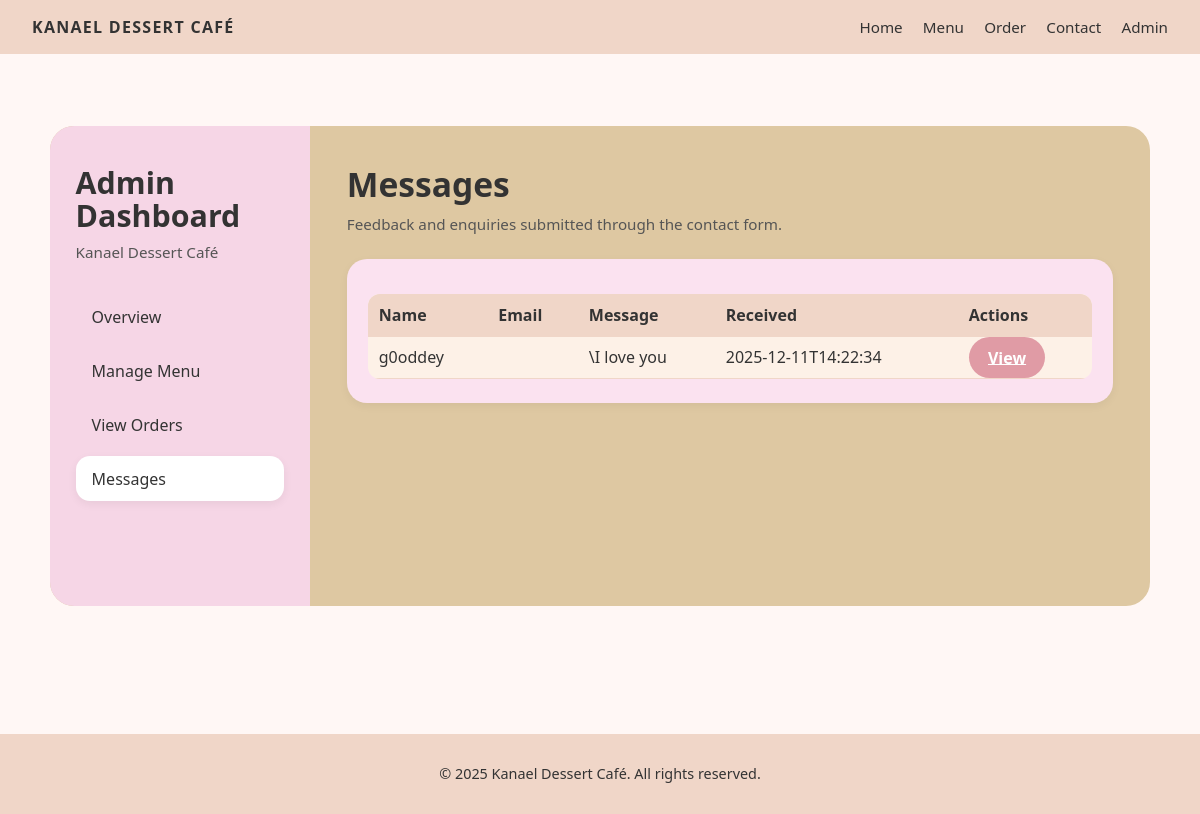
/admin/messages (signed in), run on an earlier commit of the app's database.
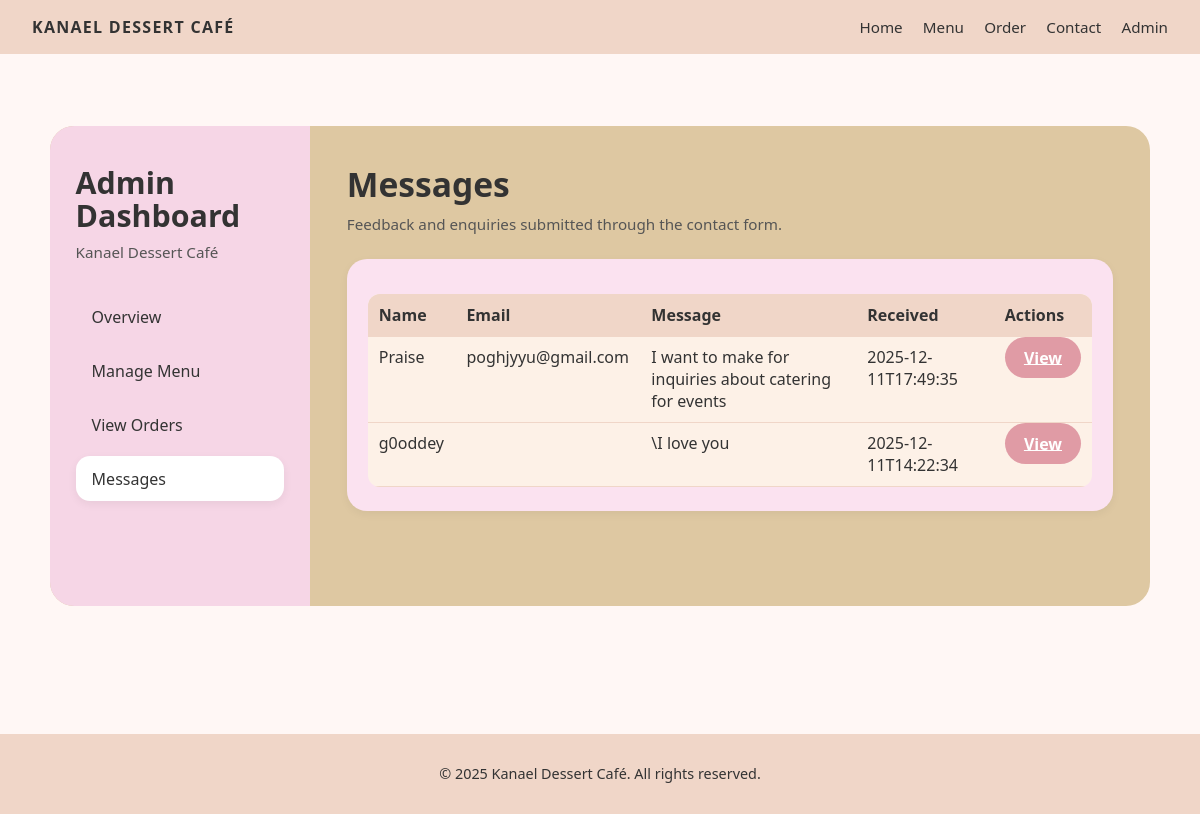
And on a later commit of the database.
### tables this page shows
CREATE TABLE messages (
            id INTEGER PRIMARY KEY AUTOINCREMENT,
            name TEXT NOT NULL,
            email TEXT,
            message TEXT NOT NULL,
            created_at TEXT NOT NULL
        , admin_reply TEXT, replied_at TEXT);

### app.py (the view)
@app.route("/admin/messages")
@login_required
def admin_messages():
    conn = get_db_connection()
    cur = conn.cursor()
    cur.execute("SELECT * FROM messages ORDER BY created_at DESC")
    messages = cur.fetchall()
    conn.close()
    return render_template("admin_messages.html", messages=messages)

### app.py (called while the page is built)
def get_db_connection():
    conn = sqlite3.connect(DB_PATH)
    conn.row_factory = sqlite3.Row
    return conn

def login_required(view_func):
    @wraps(view_func)
    def wrapped_view(*args, **kwargs):
        if not session.get("is_admin"):
            flash("Please log in to access the admin area.", "warning")
            return redirect(url_for("admin_login"))
        return view_func(*args, **kwargs)
    return wrapped_view

### templates/admin_messages.html
{% extends "base.html" %}
{% block content %}
<div class="admin-layout">
  <aside class="admin-sidebar">
    <h2>Admin<br>Dashboard</h2>
    <p class="admin-brand">Kanael Dessert Café</p>
    <nav class="admin-nav">
      <a href="{{ url_for('admin_dashboard') }}" class="admin-nav-link">Overview</a>
      <a href="{{ url_for('admin_menu') }}" class="admin-nav-link">Manage Menu</a>
      <a href="{{ url_for('admin_orders') }}" class="admin-nav-link">View Orders</a>
      <a href="{{ url_for('admin_messages') }}" class="admin-nav-link active">Messages</a>
    </nav>
  </aside>
  <section class="admin-main">
    <div class="admin-main-header">
      <h1>Messages</h1>
      <p>Feedback and enquiries submitted through the contact form.</p>
    </div>
    <div class="admin-card">
      <table class="admin-table">
        <thead>
          <tr>
            <th>Name</th>
            <th>Email</th>
            <th>Message</th>
            <th>Received</th>
            <th>Actions</th>
          </tr>
        </thead>
        <tbody>
        {% for m in messages %}
          <tr>
            <td>{{ m.name }}</td>
            <td>{{ m.email }}</td>
            <td>{{ m.message }}</td>
            <td>{{ m.created_at }}</td>
            <td>
  <a href="{{ url_for('admin_view_message', msg_id=m.id) }}" class="btn">View</a>
</td>
          </tr>
        {% endfor %}
        </tbody>
      </table>
    </div>
  </section>
</div>
{% endblock %}

### templates/base.html (shortened to what this page needs)
<!doctype html>
<html lang="en">
<head>
  <link rel="stylesheet" href="{{ url_for('static', filename='css/styles.css') }}">
</head>
<body>
  <header class="site-header">
    <div class="logo">Kanael Dessert Café</div>
    <nav>
      <a href="{{ url_for('index') }}">Home</a>
      <a href="{{ url_for('menu') }}">Menu</a>
      <a href="{{ url_for('cart') }}">Order</a>
      <a href="{{ url_for('contact') }}">Contact</a>
      <a href="{{ url_for('admin_dashboard') }}">Admin</a>
    </nav>
  </header>
  <main>
    {% block content %}{% endblock %}
  </main>
  <footer class="site-footer">
    <p>© 2025 Kanael Dessert Café. All rights reserved.</p>
  </footer>
</body>
</html>

### static/css/styles.css (style rules this page uses)
body { font-family: system-ui, -apple-system, BlinkMacSystemFont, sans-serif; margin: 0; background: #fff7f5; color: #333; }
main { max-width: 1100px; margin: 0 auto; padding: 2.5rem 1.5rem 3rem; }
.site-header, .site-footer { background: #f0d6c8; padding: 1rem 2rem; display: flex; justify-content: space-between; align-items: center; box-sizing: border-box; }
.site-footer { margin-top: 2rem; font-size: 0.9rem; justify-content: center; }
.logo { font-weight: 600; letter-spacing: 0.08em; text-transform: uppercase; }
.site-header nav a, .site-header a { margin-left: 1rem; text-decoration: none; color: #333; font-weight: 500; font-size: 0.95rem; }
.btn, button, .btn-primary { background: #e09ba5; border: none; padding: 0.6rem 1.2rem; border-radius: 999px; color: white; cursor: pointer; font-weight: 600; transition: transform 0.1s ease, box-shadow 0.1s ease; }
.admin-table { width: 100%; border-collapse: collapse; margin-top: 1rem; background: #fdf1e7; border-radius: 12px; overflow: hidden; }
.admin-table th, .admin-table td { padding: 0.6rem 0.7rem; border-bottom: 1px solid #f0d6c8; vertical-align: top; }
.admin-table th { background: #f0d6c8; text-align: left; }
.admin-layout { display: flex; gap: 0; margin: 2rem auto 3rem; max-width: 1200px; min-height: 480px; border-radius: 24px; overflow: hidden; background: #dec8a2; }
.admin-sidebar { width: 260px; background: #f6d6e6; padding: 2.5rem 1.6rem; box-sizing: border-box; }
.admin-sidebar h2 { margin: 0 0 0.6rem; font-size: 1.9rem; line-height: 1.1; }
.admin-sidebar .admin-brand { margin: 0 0 2rem; font-size: 0.95rem; color: #555; }
.admin-nav { display: flex; flex-direction: column; gap: 0.6rem; }
.admin-nav-link { display: block; padding: 0.7rem 1rem; border-radius: 14px; text-decoration: none; color: #333; background: transparent; font-weight: 500; }
.admin-nav-link.active, .admin-nav-link:hover { background: #ffffff; box-shadow: 0 3px 10px rgba(0,0,0,0.06); }
.admin-main { flex: 1; padding: 2.2rem 2.3rem 2.5rem; box-sizing: border-box; }
.admin-main-header h1 { margin: 0 0 0.4rem; font-size: 2.1rem; }
.admin-main-header p { margin: 0 0 1.6rem; font-size: 0.95rem; color: #555; }
.admin-card { background: #fbe2f0; border-radius: 20px; padding: 1.2rem 1.3rem 1.5rem; box-shadow: 0 3px 10px rgba(0,0,0,0.05); }

What changed in the data, as far as the page shows it:
added messages: name "Praise", email "poghjyyu@gmail.com", message "I want to make for inquiries about catering for events", created_at "2025-12-11T17:49:35"
